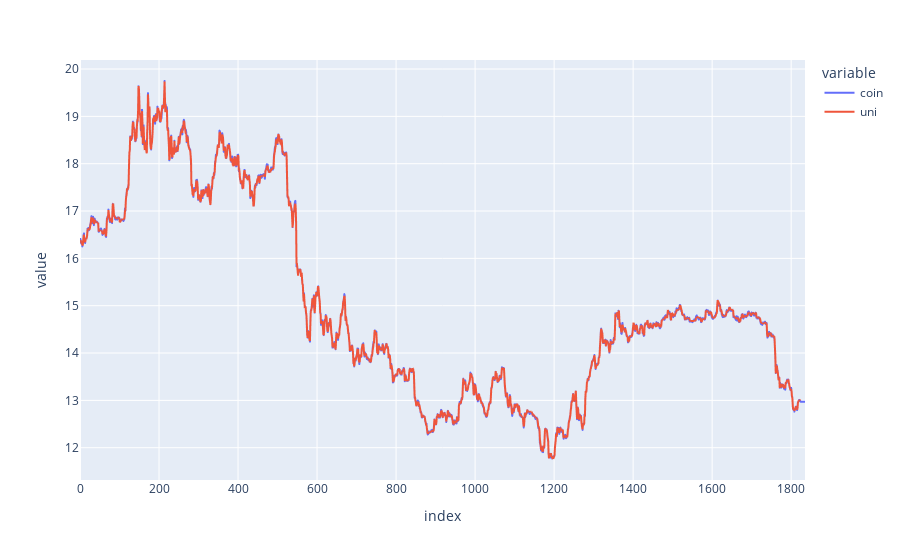

The cell this chart's notebook holds for it:
### Code cell
coin2s = coin2.twap
uni2s = uni2.twap
df2 = pd.concat([coin2s, uni2s], axis=1)
df2.columns = ['coin', 'uni']
fig2 = px.line(df2[['coin','uni']])
fig2.show()

### Figure 1 — Plotly figure (JSON) as saved in the notebook; plotly's stock layout.template omitted (floating-point values rounded to 4 significant figures; data arrays with more than 128 entries replaced by an {"elided": "..."} marker saying what was removed)
{"data": [{"hovertemplate": "variable=coin<br>index=%{x}<br>value=%{y}<extra></extra>", "legendgroup": "coin", "line": {"color": "#636efa", "dash": "solid"}, "marker": {"symbol": "circle"}, "mode": "lines", "name": "coin", "showlegend": true, "type": "scattergl", "x": {"elided": "1836 int values"}, "xaxis": "x", "y": {"elided": "1836 float values"}, "yaxis": "y"}, {"hovertemplate": "variable=uni<br>index=%{x}<br>value=%{y}<extra></extra>", "legendgroup": "uni", "line": {"color": "#EF553B", "dash": "solid"}, "marker": {"symbol": "circle"}, "mode": "lines", "name": "uni", "showlegend": true, "type": "scattergl", "x": {"elided": "1836 int values"}, "xaxis": "x", "y": {"elided": "1836 float values"}, "yaxis": "y"}], "layout": {"legend": {"title": {"text": "variable"}, "tracegroupgap": 0}, "margin": {"t": 60}, "xaxis": {"anchor": "y", "domain": [0, 1], "title": {"text": "index"}}, "yaxis": {"anchor": "x", "domain": [0, 1], "title": {"text": "value"}}}}
